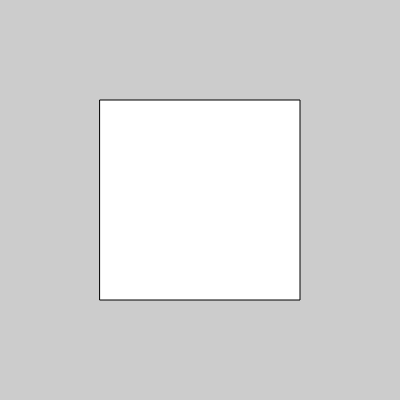
Frame 1 (no input)
Frame 60 (no input): identical to frame 1, image omitted
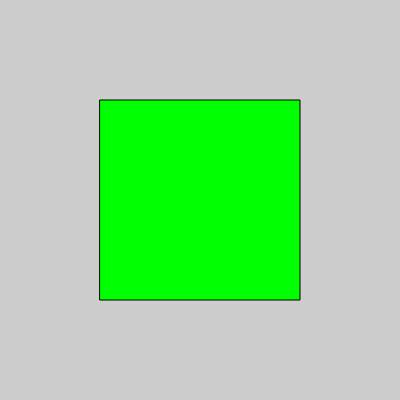
Frame 120 (the mouse pressed at the canvas centre since frame 60)

The p5.js sketch that drew these frames (run headless with seeded random() and noise() and a simulated clock; from frame 60 on, the mouse is pressed at the canvas centre):

// p5.js sketch
// ── sketch.js
//Creative Coding, 2017
//create a toggle button

var x = 100;
var y = 100;
var w = 200;
var h = 200;

var on = false;

function setup() {
  createCanvas(400, 400);
}

function draw() {
  background(204);
  if (on){ //same as if (on == true)
    fill(0, 255, 0);
  }else{
    fill(255);
    if ((mouseX > x) && (mouseX < x + w) &&
   (mouseY > y) && (mouseY < y + h)) {
    fill(0);
   }
  }
  rect(x, y, w, h);
}

//change the state of the boolean when mousePressed
function mousePressed(){
  if ((mouseX > x) && (mouseX < x + w) &&
    (mouseY > y) && (mouseY < y + h)) {
  //on = true;
 /* if(on){
    on = false;
  }else{
    on = true;
  }*/
  on = !on;
}
}

  // /*We make four separate tests to check if the cursor is
  // on the correct side of each edge of the rectangle, then
  // we com- pare each test and if they are all true, we know the cursor is inside.
  // */
  // if ((mouseX > x) && (mouseX < x + w) &&
  //   (mouseY > y) && (mouseY < y + h)) {
  //   fill(0);
  //   //and if mouse is pressed
  //   if (mouseIsPressed === true){
  //     fill(255, 0, 0);
  //   }
  // } else {
  //   fill(255);
  // }
  // rect(x, y, w, h);
